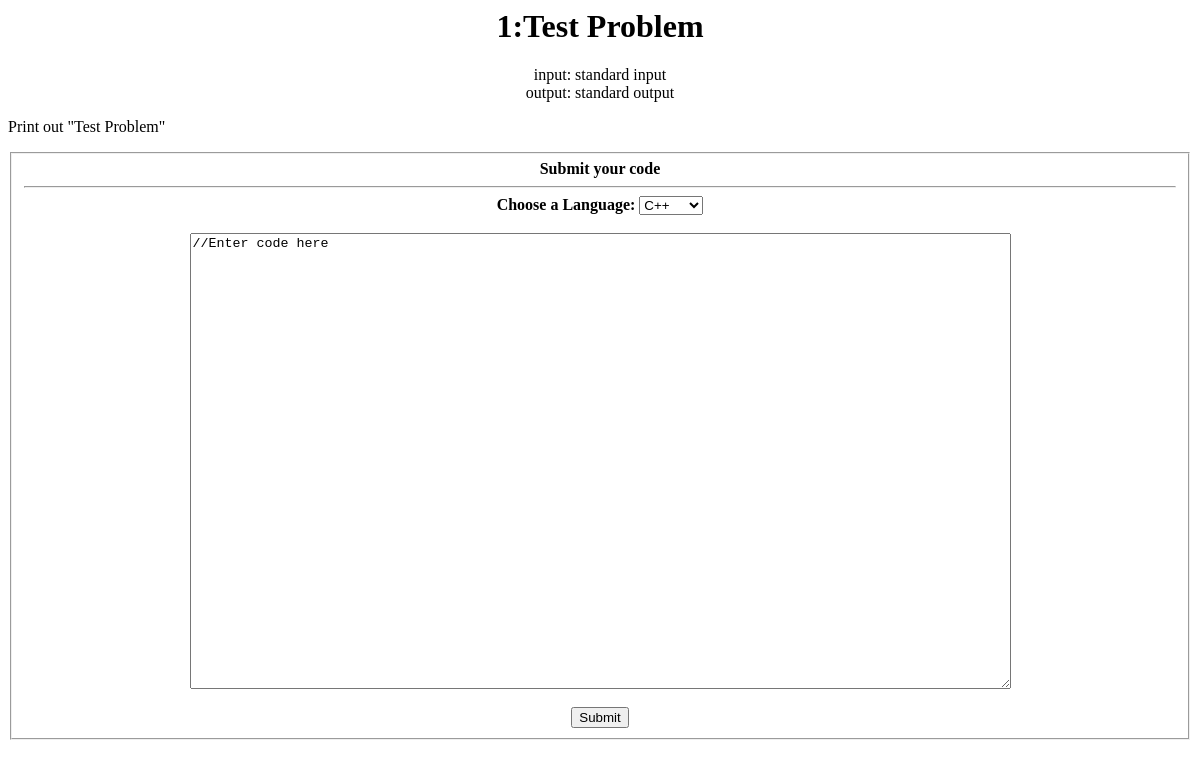
The page /judge/1/ on the database as committed earlier.
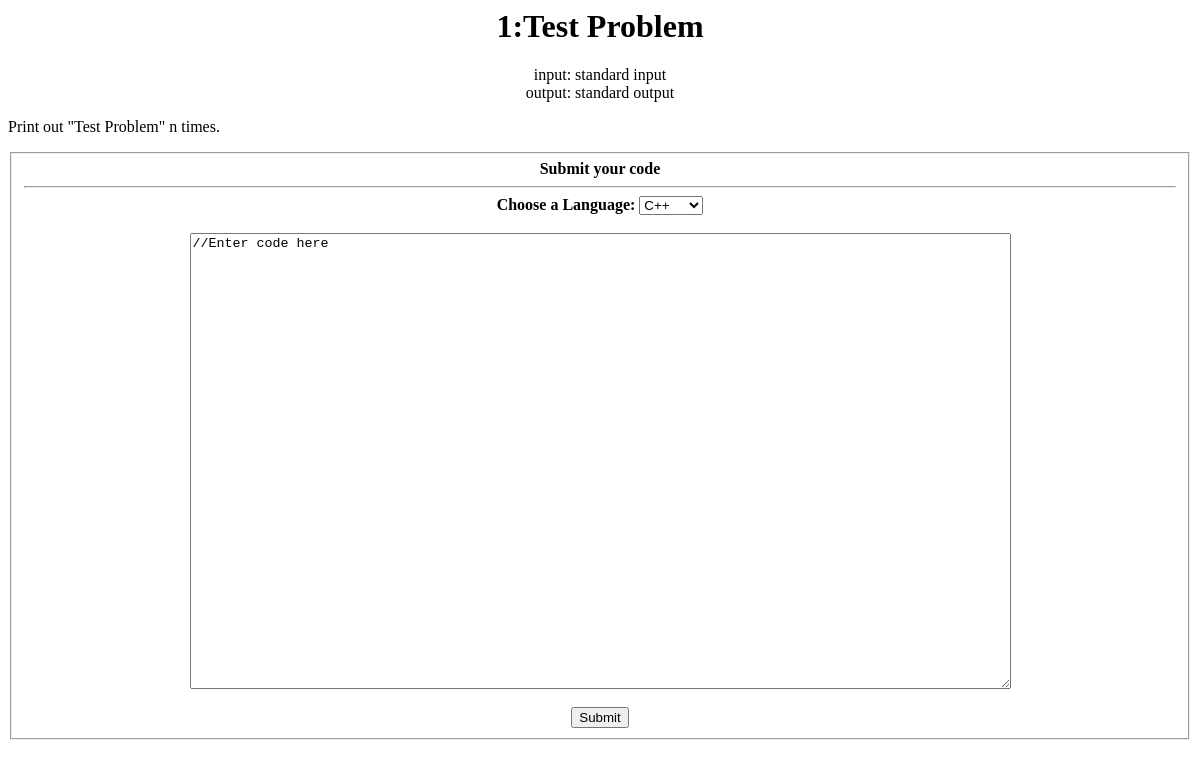
The same page on the database as committed later.
### judge/models.py (models this page shows)
class Problem(models.Model):
    statement = models.TextField()
    name = models.CharField(max_length=200)
    code = models.TextField()
    difficulty = models.CharField(max_length=200)

### judge/views.py (the view)
# urls.py: path('<int:problem_id>/', views.detail, name='detail'),
def detail(request, problem_id):
    problem = get_object_or_404(Problem, pk=problem_id)
    return render(request, 'judge/detail.html', {'problem': problem})

### judge/templates/judge/detail.html (shortened to what this page needs)
 <h1 align="center"> {{problem.id}}:{{problem.name}} </h1>
    <p align="center">
        input: standard input<br>
        output: standard output<br>
    </p>
<p>
    {{problem.statement}}
</p>
<form  action="{% url 'submit' problem.id %}" enctype="multipart/form-data" method="post">
    <fieldset>
        <center><b>Submit your code<b></center>
        <HR>
        <div align="center">
            <label for="language" >Choose a Language:</label>
            <select id="language" name="language">
                <option id="cpp" name="cpp">C++</option>
            </select>
            <br></br>
            <textarea rows="30" cols="100" id="solution" name="solution">{{ problem.code}}</textarea><br><br/>
            <input type="submit"  value="Submit">
        </div>
    </fieldset>
</form>

Rows that differ between the two databases and show on the page:
changed Problem "Test Problem": statement "Print out \"Test Problem\"" → "Print out \"Test Problem\" n times."
